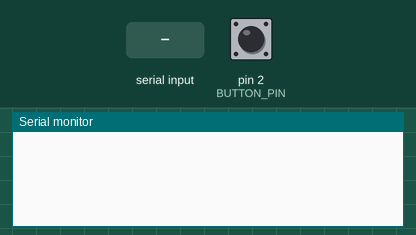
A sketch run on a simulated Arduino Uno, built with avr-gcc and run on an emulated ATmega328P. Parts: the last lines printed to the serial monitor. The test bench sets the inputs (shaded band); at power-on: pin 2 (BUTTON_PIN) LOW.

Above: at 1.2 s.
1.3 s: pin 2 (BUTTON_PIN) pulled HIGH for 0.15 s
At 2.5 s:
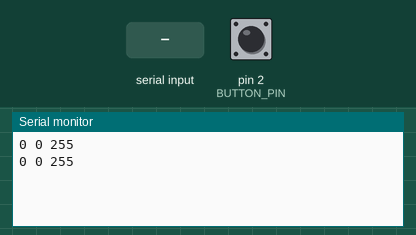
2.9 s: "1" received over Serial
At 3.11 s:
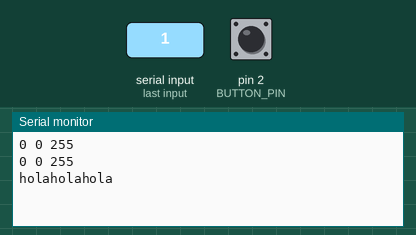

The sketch:

sketch_nov28b.ino
```cpp
const int BUTTON_PIN = 2;

int btn_value = 0;
int previous_btn_value = 0;
void setup() {
  // put your setup code here, to run once:
  pinMode(BUTTON_PIN, INPUT);

  Serial.begin(9600);

}

void loop() {
  // put your main code here, to run repeatedly:
  if(Serial.available() > 0) {
    Serial.print("hola");
  } else {
    sendingData();
  }

  delay(100);

}

void sendingData() {
  btn_value = digitalRead(BUTTON_PIN);

  if (previous_btn_value != btn_value) {
    sendSerialMessage();
    previous_btn_value = btn_value;
  }
}

void sendSerialMessage(){
  int r = 0;
  int g = 0;
  int b = 255;
  Serial.print(r);
  Serial.print(' ');
  Serial.print(g);
  Serial.print(' ');
  Serial.print(b);
  Serial.println();
}
```

Measured:
- after the input at 1.3 s, the serial monitor: prints a new line at once (image 1)
- after the input at 2.9 s, the serial monitor: prints a new line at once (image 2)
